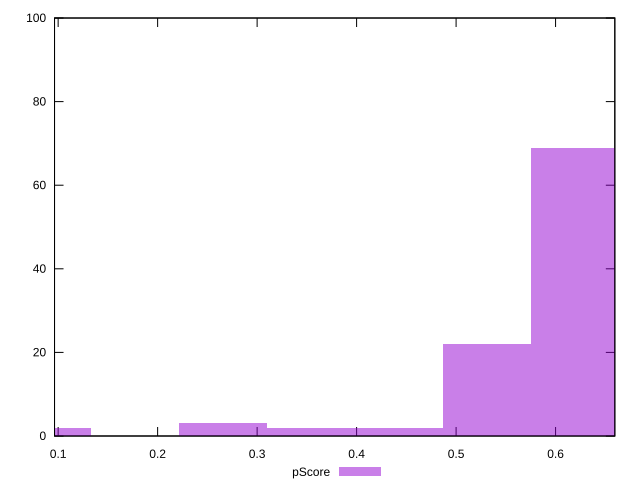

Recreate this plot in gnuplot.
reset

$pScore <<EOF
0.619444025100074 69
0.5309520215143492 22
0.44246001792862427 2
0.08849200358572486 2
0.2654760107571746 3
0.35396801434289943 2
EOF

set key outside below
set boxwidth 0.08849200358572486
set xrange [0.0963683879465701:0.6595516306894946]
set yrange [0:100]
set trange [0:100]
set style fill transparent solid 0.5 noborder
set terminal svg size 640, 490 enhanced background rgb 'white'
set output "reprap/mainthread-work-breakdown/samples/pages+cached/pScore/histogram.svg"

plot $pScore title "pScore" with boxes

reset
